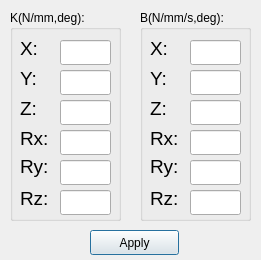
<?xml version="1.0" encoding="UTF-8"?>
<ui version="4.0">
 <class>complaint_mode_set_dialog</class>
 <widget class="QDialog" name="complaint_mode_set_dialog">
  <property name="geometry">
   <rect>
    <x>0</x>
    <y>0</y>
    <width>261</width>
    <height>260</height>
   </rect>
  </property>
  <property name="windowTitle">
   <string>Stiffness set</string>
  </property>
  <widget class="QGroupBox" name="groupBox">
   <property name="geometry">
    <rect>
     <x>10</x>
     <y>10</y>
     <width>111</width>
     <height>211</height>
    </rect>
   </property>
   <property name="title">
    <string>K(N/mm,deg):</string>
   </property>
   <widget class="QLabel" name="label">
    <property name="geometry">
     <rect>
      <x>10</x>
      <y>30</y>
      <width>21</width>
      <height>17</height>
     </rect>
    </property>
    <property name="font">
     <font>
      <pointsize>14</pointsize>
     </font>
    </property>
    <property name="text">
     <string>X:</string>
    </property>
   </widget>
   <widget class="QLabel" name="label_2">
    <property name="geometry">
     <rect>
      <x>10</x>
      <y>60</y>
      <width>21</width>
      <height>17</height>
     </rect>
    </property>
    <property name="font">
     <font>
      <pointsize>14</pointsize>
     </font>
    </property>
    <property name="text">
     <string>Y:</string>
    </property>
   </widget>
   <widget class="QLabel" name="label_3">
    <property name="geometry">
     <rect>
      <x>10</x>
      <y>90</y>
      <width>21</width>
      <height>17</height>
     </rect>
    </property>
    <property name="font">
     <font>
      <pointsize>14</pointsize>
     </font>
    </property>
    <property name="text">
     <string>Z:</string>
    </property>
   </widget>
   <widget class="QLineEdit" name="stiffness_X_lineEdit">
    <property name="geometry">
     <rect>
      <x>50</x>
      <y>30</y>
      <width>51</width>
      <height>25</height>
     </rect>
    </property>
   </widget>
   <widget class="QLineEdit" name="stiffness_Y_lineEdit">
    <property name="geometry">
     <rect>
      <x>50</x>
      <y>60</y>
      <width>51</width>
      <height>25</height>
     </rect>
    </property>
   </widget>
   <widget class="QLineEdit" name="stiffness_Z_lineEdit">
    <property name="geometry">
     <rect>
      <x>50</x>
      <y>90</y>
      <width>51</width>
      <height>25</height>
     </rect>
    </property>
   </widget>
   <widget class="QLabel" name="label_4">
    <property name="geometry">
     <rect>
      <x>10</x>
      <y>120</y>
      <width>31</width>
      <height>17</height>
     </rect>
    </property>
    <property name="font">
     <font>
      <pointsize>14</pointsize>
     </font>
    </property>
    <property name="text">
     <string>Rx:</string>
    </property>
   </widget>
   <widget class="QLineEdit" name="stiffness_Rx_lineEdit">
    <property name="geometry">
     <rect>
      <x>50</x>
      <y>120</y>
      <width>51</width>
      <height>25</height>
     </rect>
    </property>
   </widget>
   <widget class="QLabel" name="label_5">
    <property name="geometry">
     <rect>
      <x>10</x>
      <y>146</y>
      <width>31</width>
      <height>21</height>
     </rect>
    </property>
    <property name="font">
     <font>
      <pointsize>14</pointsize>
     </font>
    </property>
    <property name="text">
     <string>Ry:</string>
    </property>
   </widget>
   <widget class="QLineEdit" name="stiffness_Ry_lineEdit">
    <property name="geometry">
     <rect>
      <x>50</x>
      <y>150</y>
      <width>51</width>
      <height>25</height>
     </rect>
    </property>
   </widget>
   <widget class="QLabel" name="label_6">
    <property name="geometry">
     <rect>
      <x>10</x>
      <y>180</y>
      <width>31</width>
      <height>17</height>
     </rect>
    </property>
    <property name="font">
     <font>
      <pointsize>14</pointsize>
     </font>
    </property>
    <property name="text">
     <string>Rz:</string>
    </property>
   </widget>
   <widget class="QLineEdit" name="stiffness_Rz_lineEdit">
    <property name="geometry">
     <rect>
      <x>50</x>
      <y>180</y>
      <width>51</width>
      <height>25</height>
     </rect>
    </property>
   </widget>
  </widget>
  <widget class="QPushButton" name="stiffness_set_pushButton">
   <property name="geometry">
    <rect>
     <x>90</x>
     <y>230</y>
     <width>89</width>
     <height>25</height>
    </rect>
   </property>
   <property name="text">
    <string>Apply</string>
   </property>
  </widget>
  <widget class="QGroupBox" name="groupBox_2">
   <property name="geometry">
    <rect>
     <x>140</x>
     <y>10</y>
     <width>111</width>
     <height>211</height>
    </rect>
   </property>
   <property name="title">
    <string>B(N/mm/s,deg):</string>
   </property>
   <widget class="QLabel" name="label_7">
    <property name="geometry">
     <rect>
      <x>10</x>
      <y>30</y>
      <width>21</width>
      <height>17</height>
     </rect>
    </property>
    <property name="font">
     <font>
      <pointsize>14</pointsize>
     </font>
    </property>
    <property name="text">
     <string>X:</string>
    </property>
   </widget>
   <widget class="QLabel" name="label_8">
    <property name="geometry">
     <rect>
      <x>10</x>
      <y>60</y>
      <width>21</width>
      <height>17</height>
     </rect>
    </property>
    <property name="font">
     <font>
      <pointsize>14</pointsize>
     </font>
    </property>
    <property name="text">
     <string>Y:</string>
    </property>
   </widget>
   <widget class="QLabel" name="label_9">
    <property name="geometry">
     <rect>
      <x>10</x>
      <y>90</y>
      <width>21</width>
      <height>17</height>
     </rect>
    </property>
    <property name="font">
     <font>
      <pointsize>14</pointsize>
     </font>
    </property>
    <property name="text">
     <string>Z:</string>
    </property>
   </widget>
   <widget class="QLineEdit" name="damp_X_lineEdit">
    <property name="geometry">
     <rect>
      <x>50</x>
      <y>30</y>
      <width>51</width>
      <height>25</height>
     </rect>
    </property>
   </widget>
   <widget class="QLineEdit" name="damp_Y_lineEdit">
    <property name="geometry">
     <rect>
      <x>50</x>
      <y>60</y>
      <width>51</width>
      <height>25</height>
     </rect>
    </property>
   </widget>
   <widget class="QLineEdit" name="damp_Z_lineEdit">
    <property name="geometry">
     <rect>
      <x>50</x>
      <y>90</y>
      <width>51</width>
      <height>25</height>
     </rect>
    </property>
   </widget>
   <widget class="QLabel" name="label_10">
    <property name="geometry">
     <rect>
      <x>10</x>
      <y>120</y>
      <width>31</width>
      <height>17</height>
     </rect>
    </property>
    <property name="font">
     <font>
      <pointsize>14</pointsize>
     </font>
    </property>
    <property name="text">
     <string>Rx:</string>
    </property>
   </widget>
   <widget class="QLineEdit" name="damp_Rx_lineEdit">
    <property name="geometry">
     <rect>
      <x>50</x>
      <y>120</y>
      <width>51</width>
      <height>25</height>
     </rect>
    </property>
   </widget>
   <widget class="QLabel" name="label_11">
    <property name="geometry">
     <rect>
      <x>10</x>
      <y>146</y>
      <width>31</width>
      <height>21</height>
     </rect>
    </property>
    <property name="font">
     <font>
      <pointsize>14</pointsize>
     </font>
    </property>
    <property name="text">
     <string>Ry:</string>
    </property>
   </widget>
   <widget class="QLineEdit" name="damp_Ry_lineEdit">
    <property name="geometry">
     <rect>
      <x>50</x>
      <y>150</y>
      <width>51</width>
      <height>25</height>
     </rect>
    </property>
   </widget>
   <widget class="QLabel" name="label_12">
    <property name="geometry">
     <rect>
      <x>10</x>
      <y>180</y>
      <width>31</width>
      <height>17</height>
     </rect>
    </property>
    <property name="font">
     <font>
      <pointsize>14</pointsize>
     </font>
    </property>
    <property name="text">
     <string>Rz:</string>
    </property>
   </widget>
   <widget class="QLineEdit" name="damp_Rz_lineEdit">
    <property name="geometry">
     <rect>
      <x>50</x>
      <y>180</y>
      <width>51</width>
      <height>25</height>
     </rect>
    </property>
   </widget>
  </widget>
 </widget>
 <resources/>
 <connections/>
</ui>
